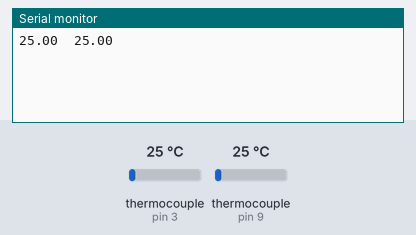
A sketch run on a simulated Arduino Uno, built with avr-gcc and run on an emulated ATmega328P. Parts: the last lines printed to the serial monitor. The test bench sets the inputs (shaded band); at power-on: thermocouple (sensors on pin 3, pin 9) 25 °C.

Above: at 2.2 s.
2.3 s: thermocouple (sensor on pin 3) set to 6 °C
At 3.6 s:
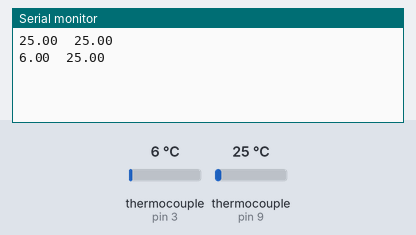
5.0 s: thermocouple (sensor on pin 9) set to 6 °C
At 6.4 s:
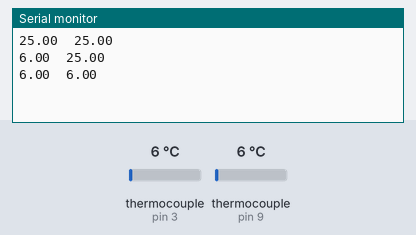
7.7 s: thermocouple (sensor on pin 3) set to 75 °C
At 9.6 s:
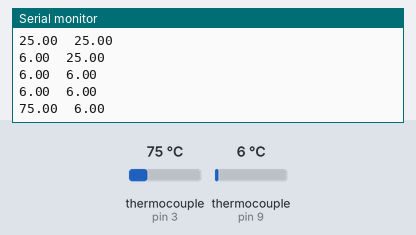
10.4 s: thermocouple (sensor on pin 9) set to 75 °C
At 12.4 s:
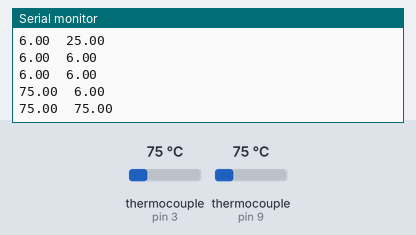
Timing chart, 0 to 13.9 s (numbered marks = the images above; inputs shaded):
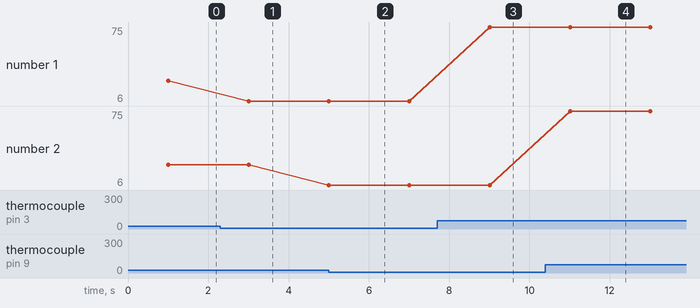

The sketch:

temperaturas.ino
```cpp
#include <max6675.h> //INCLUSÃO DE BIBLIOTECA

int thermofrioSO = 2;
int thermofrioCS = 3;
int thermofrioCLK = 4;
MAX6675 thermofrio(thermofrioCLK, thermofrioCS, thermofrioSO);

int thermomedioSO = 5; //PINO DIGITAL (SO)
int thermomedioCS = 6; //PINO DIGITAL (CS)
int thermomedioCLK = 7; //PINO DIGITAL (CLK / SCK)
MAX6675 thermomedio(thermomedioCLK, thermomedioCS, thermomedioSO); //CRIA UMA INSTÂNCIA UTILIZANDO OS PINOS (CLK, CS, SO)

int thermoquenteSO = 8;
int thermoquenteCS = 9;
int thermoquenteCLK = 10;
MAX6675 thermoquente(thermoquenteCLK, thermoquenteCS, thermoquenteSO);

void setup(){
  Serial.begin(9600); //INICIALIZA A SERIAL
  delay(1000); //INTERVALO
}

void loop(){
   // Serial.print("Temperatura: "); //IMPRIME O TEXTO NO MONITOR SERIAL
   Serial.print(thermofrio.readCelsius()); //IMPRIME NO MONITOR SERIAL A TEMPERATURA MEDIDA
   Serial.print("  ");
   // Serial.print(thermomedio.readCelsius());
   // Serial.print("  ");
   Serial.println(thermoquente.readCelsius());
   // Serial.println("*C"); //IMPRIME O TEXTO NO MONITOR SERIAL
   delay(2000); //INTERVALO
}
```

Measured:
- after the input at 2.3 s, the serial monitor: prints a new line after 0.70 s (image 1)
- after the input at 5.0 s, the serial monitor: prints a new line at once (image 2)
- after the input at 7.7 s, the serial monitor: prints a new line after 1.3 s (image 3)
- after the input at 10.4 s, the serial monitor: prints a new line after 0.61 s (image 4)
- plotted number 1: 25 → 6 after the input at 2.3 s, 6 → 75 after the input at 7.7 s
